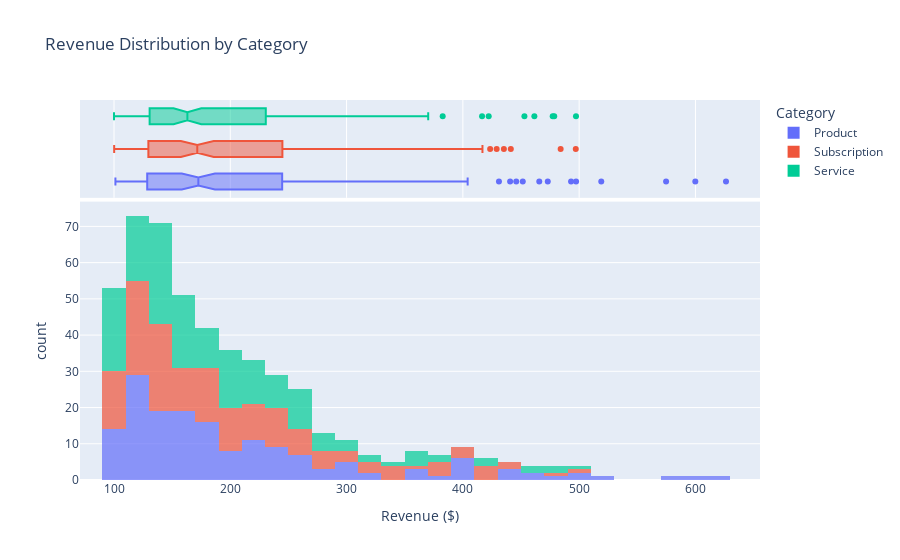
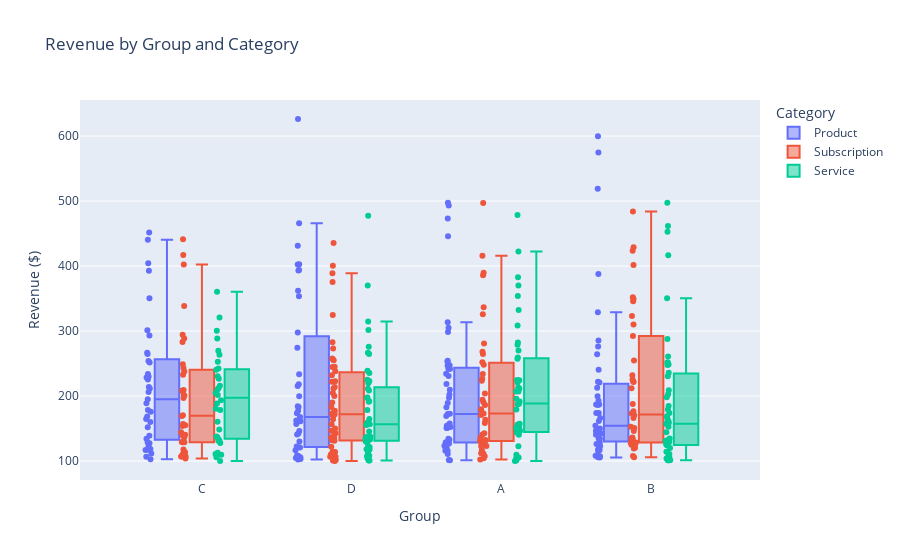
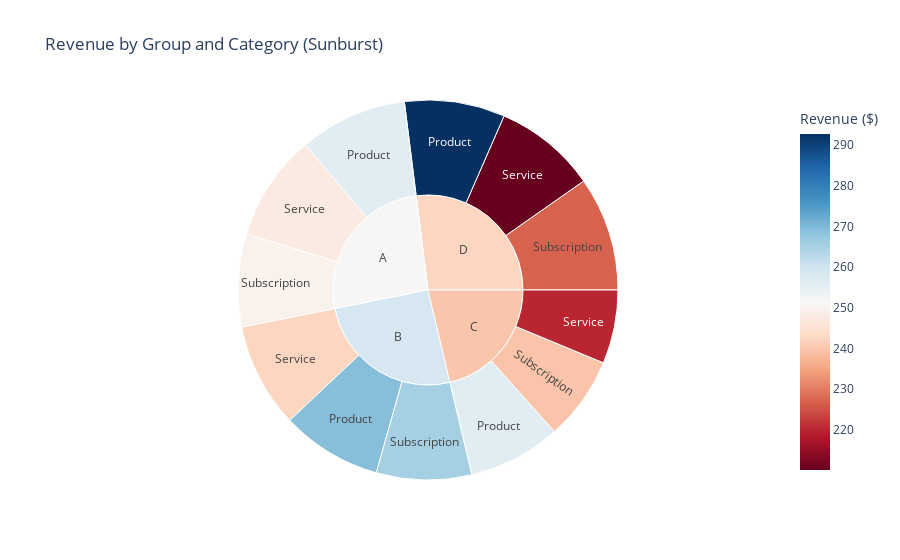
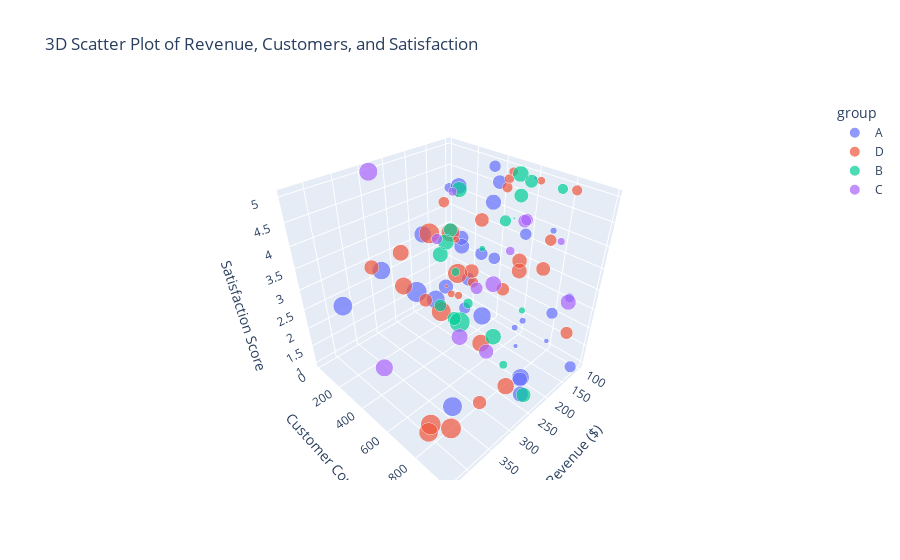

Source (notebook cell) for these figures, in order:
### Code cell
# Advanced Plotly visualizations

# Histogram with multiple traces
fig = px.histogram(df, x='revenue', color='category', marginal='box',
                   title='Revenue Distribution by Category',
                   labels={'revenue': 'Revenue ($)', 'category': 'Category'},
                   opacity=0.7)
fig.show()

# Box plot
fig = px.box(df, x='group', y='revenue', color='category',
              title='Revenue by Group and Category',
              points='all',  # Show all points
              labels={'revenue': 'Revenue ($)', 'group': 'Group', 'category': 'Category'})
fig.show()

# Sunburst chart for hierarchical data
fig = px.sunburst(df, path=['group', 'category'], values='revenue',
                  title='Revenue by Group and Category (Sunburst)',
                  color='revenue',
                  color_continuous_scale='RdBu',
                  labels={'revenue': 'Revenue ($)'})
fig.show()

# 3D scatter plot
# Using abs() to ensure size values are positive
sampled_df = df.sample(100)
fig = px.scatter_3d(sampled_df, x='revenue', y='customers', z='satisfaction',
                    color='group', size=sampled_df['profit'].abs(),  # Use absolute values for size
                    title='3D Scatter Plot of Revenue, Customers, and Satisfaction',
                    labels={'revenue': 'Revenue ($)', 'customers': 'Customer Count', 
                           'satisfaction': 'Satisfaction Score'},
                    opacity=0.7)
fig.show()

### Figure 1 — Plotly figure (JSON) as saved in the notebook; plotly's stock layout.template omitted (floating-point values rounded to 4 significant figures; data arrays with more than 128 entries replaced by an {"elided": "..."} marker saying what was removed)
{"data": [{"alignmentgroup": "True", "bingroup": "x", "hovertemplate": "Category=Product<br>Revenue ($)=%{x}<br>count=%{y}<extra></extra>", "legendgroup": "Product", "marker": {"color": "#636efa", "opacity": 0.7, "pattern": {"shape": ""}}, "name": "Product", "offsetgroup": "Product", "orientation": "v", "showlegend": true, "type": "histogram", "x": {"elided": "164 float values"}, "xaxis": "x", "yaxis": "y"}, {"alignmentgroup": "True", "hovertemplate": "Category=Product<br>Revenue ($)=%{x}<extra></extra>", "legendgroup": "Product", "marker": {"color": "#636efa"}, "name": "Product", "notched": true, "offsetgroup": "Product", "showlegend": false, "type": "box", "x": {"elided": "164 float values"}, "xaxis": "x2", "yaxis": "y2"}, {"alignmentgroup": "True", "bingroup": "x", "hovertemplate": "Category=Subscription<br>Revenue ($)=%{x}<br>count=%{y}<extra></extra>", "legendgroup": "Subscription", "marker": {"color": "#EF553B", "opacity": 0.7, "pattern": {"shape": ""}}, "name": "Subscription", "offsetgroup": "Subscription", "orientation": "v", "showlegend": true, "type": "histogram", "x": {"elided": "164 float values"}, "xaxis": "x", "yaxis": "y"}, {"alignmentgroup": "True", "hovertemplate": "Category=Subscription<br>Revenue ($)=%{x}<extra></extra>", "legendgroup": "Subscription", "marker": {"color": "#EF553B"}, "name": "Subscription", "notched": true, "offsetgroup": "Subscription", "showlegend": false, "type": "box", "x": {"elided": "164 float values"}, "xaxis": "x2", "yaxis": "y2"}, {"alignmentgroup": "True", "bingroup": "x", "hovertemplate": "Category=Service<br>Revenue ($)=%{x}<br>count=%{y}<extra></extra>", "legendgroup": "Service", "marker": {"color": "#00cc96", "opacity": 0.7, "pattern": {"shape": ""}}, "name": "Service", "offsetgroup": "Service", "orientation": "v", "showlegend": true, "type": "histogram", "x": {"elided": "172 float values"}, "xaxis": "x", "yaxis": "y"}, {"alignmentgroup": "True", "hovertemplate": "Category=Service<br>Revenue ($)=%{x}<extra></extra>", "legendgroup": "Service", "marker": {"color": "#00cc96"}, "name": "Service", "notched": true, "offsetgroup": "Service", "showlegend": false, "type": "box", "x": {"elided": "172 float values"}, "xaxis": "x2", "yaxis": "y2"}], "layout": {"barmode": "relative", "legend": {"title": {"text": "Category"}, "tracegroupgap": 0}, "title": {"text": "Revenue Distribution by Category"}, "xaxis": {"anchor": "y", "domain": [0, 1], "title": {"text": "Revenue ($)"}}, "xaxis2": {"anchor": "y2", "domain": [0, 1], "matches": "x", "showgrid": true, "showticklabels": false}, "yaxis": {"anchor": "x", "domain": [0, 0.7326], "title": {"text": "count"}}, "yaxis2": {"anchor": "x2", "domain": [0.7426, 1], "matches": "y2", "showgrid": false, "showline": false, "showticklabels": false, "ticks": ""}}}

### Figure 2 — Plotly figure (JSON) as saved in the notebook; plotly's stock layout.template omitted (floating-point values rounded to 4 significant figures; data arrays with more than 128 entries replaced by an {"elided": "..."} marker saying what was removed)
{"data": [{"alignmentgroup": "True", "boxpoints": "all", "hovertemplate": "Category=Product<br>Group=%{x}<br>Revenue ($)=%{y}<extra></extra>", "legendgroup": "Product", "marker": {"color": "#636efa"}, "name": "Product", "notched": false, "offsetgroup": "Product", "orientation": "v", "showlegend": true, "type": "box", "x": {"elided": "164 str values"}, "x0": " ", "xaxis": "x", "y": {"elided": "164 float values"}, "y0": " ", "yaxis": "y"}, {"alignmentgroup": "True", "boxpoints": "all", "hovertemplate": "Category=Subscription<br>Group=%{x}<br>Revenue ($)=%{y}<extra></extra>", "legendgroup": "Subscription", "marker": {"color": "#EF553B"}, "name": "Subscription", "notched": false, "offsetgroup": "Subscription", "orientation": "v", "showlegend": true, "type": "box", "x": {"elided": "164 str values"}, "x0": " ", "xaxis": "x", "y": {"elided": "164 float values"}, "y0": " ", "yaxis": "y"}, {"alignmentgroup": "True", "boxpoints": "all", "hovertemplate": "Category=Service<br>Group=%{x}<br>Revenue ($)=%{y}<extra></extra>", "legendgroup": "Service", "marker": {"color": "#00cc96"}, "name": "Service", "notched": false, "offsetgroup": "Service", "orientation": "v", "showlegend": true, "type": "box", "x": {"elided": "172 str values"}, "x0": " ", "xaxis": "x", "y": {"elided": "172 float values"}, "y0": " ", "yaxis": "y"}], "layout": {"boxmode": "group", "legend": {"title": {"text": "Category"}, "tracegroupgap": 0}, "title": {"text": "Revenue by Group and Category"}, "xaxis": {"anchor": "y", "domain": [0, 1], "title": {"text": "Group"}}, "yaxis": {"anchor": "x", "domain": [0, 1], "title": {"text": "Revenue ($)"}}}}

### Figure 3 — Plotly figure (JSON) as saved in the notebook; plotly's stock layout.template omitted (floating-point values rounded to 4 significant figures)
{"data": [{"branchvalues": "total", "customdata": [[255.9], [269.1], [255.9], [292.7], [247.6], [242.4], [219.8], [210.1], [249.5], [265.4], [239.7], [227.0], [251.1], [258.7], [239.9], [242.3]], "domain": {"x": [0, 1], "y": [0, 1]}, "hovertemplate": "labels=%{label}<br>revenue_sum=%{value}<br>parent=%{parent}<br>id=%{id}<br>Revenue ($)=%{color}<extra></extra>", "ids": ["A/Product", "B/Product", "C/Product", "D/Product", "A/Service", "B/Service", "C/Service", "D/Service", "A/Subscription", "B/Subscription", "C/Subscription", "D/Subscription", "A", "B", "C", "D"], "labels": ["Product", "Product", "Product", "Product", "Service", "Service", "Service", "Service", "Subscription", "Subscription", "Subscription", "Subscription", "A", "B", "C", "D"], "marker": {"coloraxis": "coloraxis", "colors": [255.9, 269.1, 255.9, 292.7, 247.6, 242.4, 219.8, 210.1, 249.5, 265.4, 239.7, 227.0, 251.1, 258.7, 239.9, 242.3]}, "name": "", "parents": ["A", "B", "C", "D", "A", "B", "C", "D", "A", "B", "C", "D", "", "", "", ""], "type": "sunburst", "values": [9223.0, 8618.0, 7928.0, 8591.0, 9121.0, 8936.0, 6294.0, 8765.0, 7943.0, 8148.0, 7168.0, 9772.0, 26290.0, 25700.0, 21390.0, 27130.0]}], "layout": {"coloraxis": {"colorbar": {"title": {"text": "Revenue ($)"}}, "colorscale": [[0, "rgb(103,0,31)"], [0.1, "rgb(178,24,43)"], [0.2, "rgb(214,96,77)"], [0.3, "rgb(244,165,130)"], [0.4, "rgb(253,219,199)"], [0.5, "rgb(247,247,247)"], [0.6, "rgb(209,229,240)"], [0.7, "rgb(146,197,222)"], [0.8, "rgb(67,147,195)"], [0.9, "rgb(33,102,172)"], [1, "rgb(5,48,97)"]]}, "legend": {"tracegroupgap": 0}, "title": {"text": "Revenue by Group and Category (Sunburst)"}}}

### Figure 4 — Plotly figure (JSON) as saved in the notebook; plotly's stock layout.template omitted (floating-point values rounded to 4 significant figures)
{"data": [{"hovertemplate": "group=A<br>Revenue ($)=%{x}<br>Customer Count=%{y}<br>Satisfaction Score=%{z}<br>size=%{marker.size}<extra></extra>", "legendgroup": "A", "marker": {"color": "#636efa", "opacity": 0.7, "size": [29.4, 12.77, 138.3, 72.52, 123.1, 43.91, 3.89, 28.4, 44.25, 78.69, 70.95, 97.29, 46.19, 6.476, 14.05, 80.5, 45.78, 44.16, 93.29, 47.36, 107.0, 56.38, 71.11, 76.37, 13.84, 108.8, 104.2, 53.52, 64.52, 7.91, 85.88, 120.4, 31.34], "sizemode": "area", "sizeref": 0.3456, "symbol": "circle"}, "mode": "markers", "name": "A", "scene": "scene", "showlegend": true, "type": "scatter3d", "x": [101.8, 100.0, 382.7, 206.9, 336.5, 204.0, 117.5, 143.5, 115.9, 233.9, 122.3, 202.3, 149.1, 142.8, 107.2, 234.2, 123.0, 197.4, 268.3, 135.8, 308.7, 128.4, 179.6, 146.0, 157.4, 223.6, 278.9, 140.4, 170.7, 172.4, 226.7, 416.0, 156.0], "y": [15, 566, 657, 847, 725, 435, 631, 946, 983, 912, 175, 841, 671, 671, 745, 664, 397, 955, 324, 459, 125, 254, 216, 244, 727, 265, 743, 378, 543, 909, 442, 239, 112], "z": [4, 1, 4, 1, 1, 2, 5, 3, 1, 1, 3, 1, 4, 1, 4, 5, 5, 3, 4, 3, 3, 2, 2, 3, 2, 2, 3, 3, 5, 2, 5, 3, 1]}, {"hovertemplate": "group=D<br>Revenue ($)=%{x}<br>Customer Count=%{y}<br>Satisfaction Score=%{z}<br>size=%{marker.size}<extra></extra>", "legendgroup": "D", "marker": {"color": "#EF553B", "opacity": 0.7, "size": [26.3, 98.2, 109.0, 94.16, 61.72, 17.24, 37.24, 39.52, 120.4, 2.811, 30.24, 125.4, 65.49, 14.82, 35.7, 36.04, 69.04, 3.322, 21.93, 58.2, 55.55, 74.94, 19.97, 70.93, 45.78, 127.2, 136.1, 67.13, 133.4, 51.18, 77.57, 87.12, 99.12, 135.4], "sizemode": "area", "sizeref": 0.3456, "symbol": "circle"}, "mode": "markers", "name": "D", "scene": "scene", "showlegend": true, "type": "scatter3d", "x": [121.1, 255.7, 231.9, 301.6, 353.5, 107.9, 130.1, 156.7, 400.5, 118.1, 149.8, 389.0, 161.2, 135.3, 113.7, 178.6, 197.4, 177.3, 120.6, 239.0, 106.5, 221.9, 100.9, 314.6, 137.1, 402.6, 361.9, 215.6, 431.0, 130.0, 137.4, 244.6, 238.0, 369.9], "y": [508, 687, 405, 956, 937, 54, 298, 136, 754, 127, 550, 815, 423, 170, 843, 607, 459, 216, 667, 231, 468, 799, 100, 65, 789, 935, 674, 910, 873, 945, 631, 57, 36, 812], "z": [5, 2, 4, 2, 2, 1, 2, 4, 1, 4, 5, 4, 4, 3, 5, 5, 3, 2, 5, 2, 2, 4, 1, 3, 4, 5, 5, 4, 2, 2, 3, 3, 2, 1]}, {"hovertemplate": "group=B<br>Revenue ($)=%{x}<br>Customer Count=%{y}<br>Satisfaction Score=%{z}<br>size=%{marker.size}<extra></extra>", "legendgroup": "B", "marker": {"color": "#00cc96", "opacity": 0.7, "size": [84.62, 86.39, 36.28, 44.48, 61.3, 135.9, 14.26, 63.26, 83.89, 33.13, 78.5, 23.21, 1.48, 58.72, 79.44, 66.4, 50.11, 24.42, 11.88, 70.49], "sizemode": "area", "sizeref": 0.3456, "symbol": "circle"}, "mode": "markers", "name": "B", "scene": "scene", "showlegend": true, "type": "scatter3d", "x": [152.7, 120.5, 124.1, 135.2, 166.2, 387.7, 134.1, 114.1, 155.8, 107.4, 292.3, 199.5, 117.1, 133.2, 235.8, 187.8, 230.5, 127.7, 125.0, 232.0], "y": [527, 549, 790, 513, 248, 906, 670, 63, 147, 203, 518, 718, 529, 639, 471, 704, 323, 146, 345, 926], "z": [1, 5, 5, 4, 1, 4, 2, 3, 3, 1, 4, 1, 4, 5, 5, 5, 2, 2, 3, 1]}, {"hovertemplate": "group=C<br>Revenue ($)=%{x}<br>Customer Count=%{y}<br>Satisfaction Score=%{z}<br>size=%{marker.size}<extra></extra>", "legendgroup": "C", "marker": {"color": "#ab63fa", "opacity": 0.7, "size": [38.86, 25.15, 87.68, 71.8, 80.01, 18.91, 49.32, 86.68, 49.66, 100.7, 57.45, 112.1, 25.94], "sizemode": "area", "sizeref": 0.3456, "symbol": "circle"}, "mode": "markers", "name": "C", "scene": "scene", "showlegend": true, "type": "scatter3d", "x": [159.8, 110.7, 269.7, 195.0, 154.9, 128.9, 105.8, 201.0, 229.8, 360.6, 112.6, 288.4, 209.1], "y": [86, 70, 581, 582, 960, 831, 582, 615, 580, 278, 583, 16, 718], "z": [3, 4, 2, 1, 3, 4, 4, 3, 3, 1, 4, 5, 4]}], "layout": {"legend": {"itemsizing": "constant", "title": {"text": "group"}, "tracegroupgap": 0}, "scene": {"domain": {"x": [0, 1], "y": [0, 1]}, "xaxis": {"title": {"text": "Revenue ($)"}}, "yaxis": {"title": {"text": "Customer Count"}}, "zaxis": {"title": {"text": "Satisfaction Score"}}}, "title": {"text": "3D Scatter Plot of Revenue, Customers, and Satisfaction"}}}
